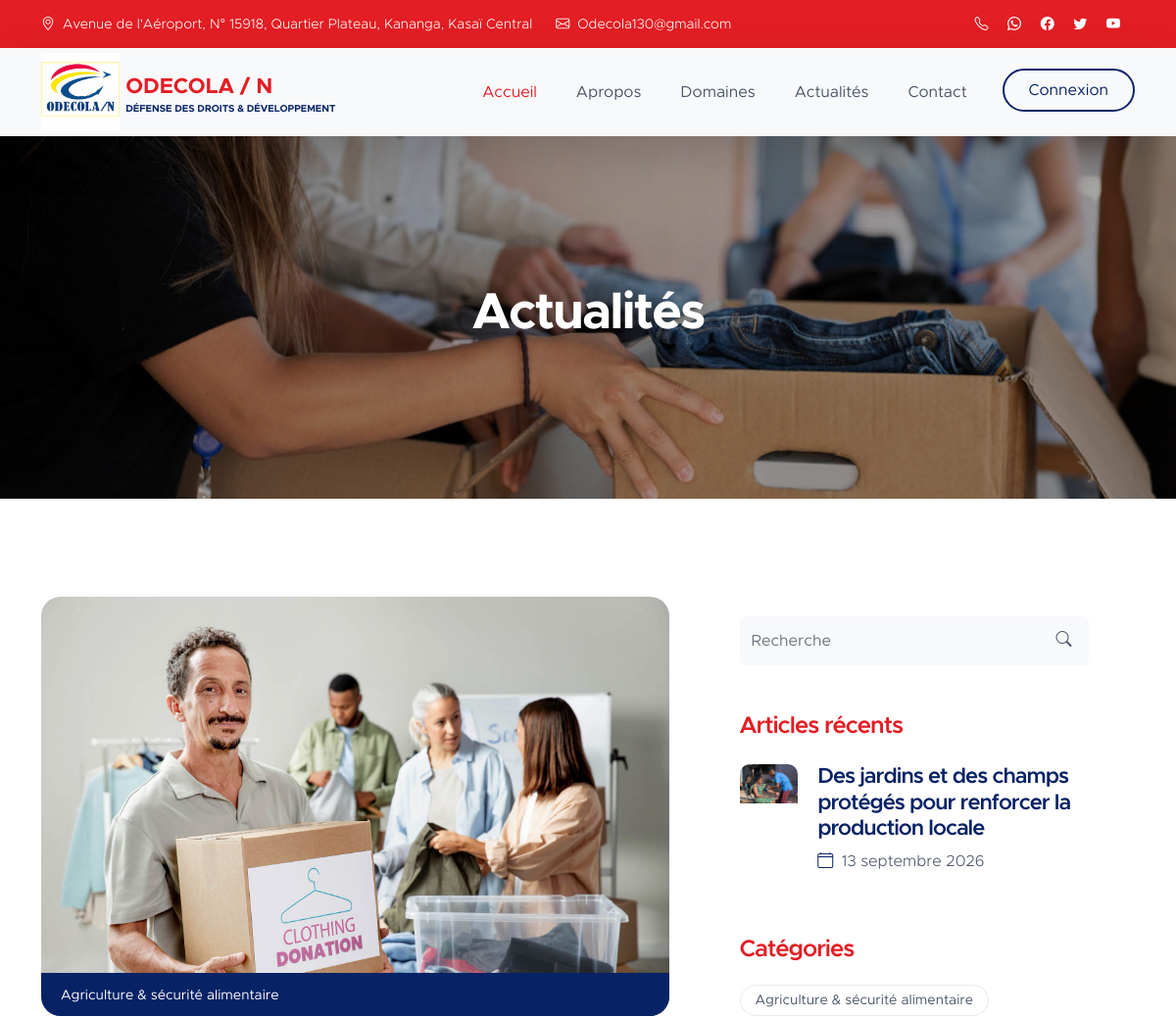
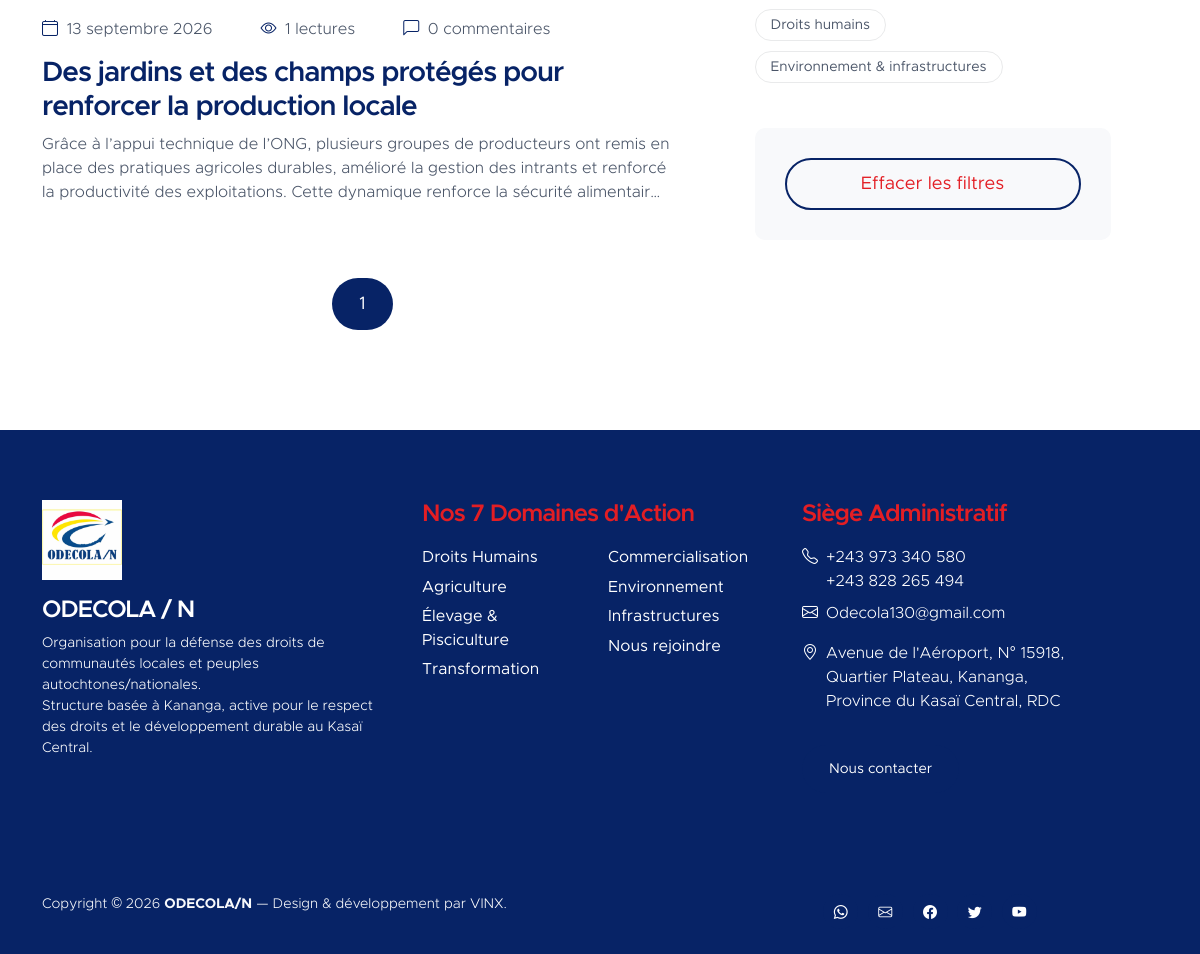
Page /actualites/?categorie=3 on the committed database (2 pictures, top to bottom).
### odecola/models.py (models this page shows, shortened)
class Article(models.Model):
    titre = models.CharField(max_length=255)
    slug = models.SlugField(max_length=255, unique=True)
    contenu = models.TextField()
    created_at = models.DateTimeField(auto_now_add=True)
    updated_at = models.DateTimeField(auto_now=True)
    is_active = models.BooleanField(default=True)
    image = models.ImageField(upload_to='articles/', blank=True, null=True)
    class Meta:
        verbose_name = "Article"
        verbose_name_plural = "Articles"

class CategorieArticle(models.Model):
    article = models.ForeignKey(Article, on_delete=models.CASCADE, related_name="categorie_articles")
    categorie = models.ForeignKey(Categorie, on_delete=models.CASCADE, related_name="articles_associes")
    created_at = models.DateTimeField(auto_now_add=True)
    class Meta:
        unique_together = ("article", "categorie")
        verbose_name = "Catégorie d'article"
        verbose_name_plural = "Catégories d'articles"

class Categorie(models.Model):
    nom = models.CharField(max_length=100, unique=True)
    description = models.TextField(blank=True)
    created_at = models.DateTimeField(auto_now_add=True)
    class Meta:
        verbose_name = "Catégorie"
        verbose_name_plural = "Catégories"

### odecola/views.py (the view)
# urls.py: path('actualites/', views.blog, name='blog'),
def blog(request):
    query = request.GET.get('q', '').strip()
    category_id = request.GET.get('categorie', '').strip()
    articles = Article.objects.filter(is_active=True).annotate(
        nombre_commentaires=Count('commentaires', distinct=True),
        nombre_lectures=Count('lectures', distinct=True),
    ).order_by('-created_at')
    if query:
        articles = articles.filter(
            Q(titre__icontains=query)
            | Q(contenu__icontains=query)
            | Q(categorie_articles__categorie__nom__icontains=query)
        ).distinct()
    if category_id.isdigit():
        articles = articles.filter(categorie_articles__categorie_id=int(category_id)).distinct()
    else:
        category_id = ''
    recent_articles = articles[:3]
    paginator = Paginator(articles, 6)
    page_obj = paginator.get_page(request.GET.get('page'))
    pagination_params = request.GET.copy()
    pagination_params.pop('page', None)
    categories = Categorie.objects.order_by('nom')
    return render(request, 'news.html', {
        'blog_active': 'active',
        'articles': page_obj.object_list,
        'page_obj': page_obj,
        'pagination_query': urlencode(pagination_params),
        'recent_articles': recent_articles,
        'categories': categories,
        'category_id': category_id,
        'query': query,
    })

### templates/news.html (shortened to what this page needs)
{% extends 'base.html' %}
{% load static %}
{% block content %}
    {% block actu %}
        <main id="section_5">
            <section class="news-detail-header-section text-center">
                <div class="section-overlay"></div>
                <div class="container">
                    <div class="row">
                        <div class="col-lg-12 col-12">
                            <h1 class="text-white">Actualités</h1>
                        </div>
                    </div>
                </div>
            </section>
            <section class="news-section section-padding">
                <div class="container">
                    <div class="row">
                        <div class="col-lg-7 col-12">
                        {% for article in articles %}
                            <div class="news-block">
                                <div class="news-block-top">
                                    <a href="{% url 'detail_article' article.slug %}">
                                    {% if article.image %}
                                        <img src="{{ article.image.url }}" class="news-image img-fluid" alt="{{ article.titre }}">
                                    {% else %}
                                        <img src="{% static 'images/news/medium-shot-volunteers-with-clothing-donations.jpg' %}" class="news-image img-fluid" alt="">
                                    {% endif %}
                                    </a>
                                    <div class="news-category-block">
                                        {% for categorie_article in article.categorie_articles.all|slice:':5' %}
                                        <a href="{% url 'blog' %}?categorie={{ categorie_article.categorie.id }}" class="category-block-link">
                                            {{ categorie_article.categorie.nom }}
                                        </a>
                                        {% endfor %}
                                    </div>
                                </div>
                                <div class="news-block-info">
                                    <div class="d-flex mt-2">
                                        <div class="news-block-date">
                                            <p>
                                                <i class="bi-calendar4 custom-icon me-1"></i>
                                                {{ article.created_at|date:"d F Y" }}
                                            </p>
                                        </div>
                                        <div class="news-block-author mx-5">
                                            <p>
                                                <i class="bi-eye custom-icon me-1"></i>
                                                {{ article.lectures.count }} lectures
                                            </p>
                                        </div>
                                        <div class="news-block-comment">
                                            <p>
                                                <i class="bi-chat-left custom-icon me-1"></i>
                                                {{ article.commentaires.count }} commentaires
                                            </p>
                                        </div>
                                    </div>
                                    <div class="news-block-title mb-2">
                                        <h4><a href="{% url 'detail_article' article.slug %}" class="news-block-title-link">{{ article.titre }}</a></h4>
                                    </div>
                                    <div class="news-block-body">
                                        <p>{{ article.contenu|striptags|truncatechars:250 }}</p>
                                    </div>
                                </div>
                            </div>
                        {% empty %}
                            <p>Aucun article publié pour le moment.</p>
                        {% endfor %}
                            <div class="mt-5" style="text-align:center">
                                {% for page_number in page_obj.paginator.page_range %}
                                    <a href="?{% if pagination_query %}{{ pagination_query }}&{% endif %}page={{ page_number }}" class="{% if page_number == page_obj.number %}custom-btn btn smoothscroll{% else %}nav-link custom-btn custom-border-btn btn{% endif %}">{{ page_number }}</a>
                                {% endfor %}
                            </div>
                        </div>
    {% endblock %}
                        <div class="col-lg-4 col-12 mx-auto mt-4 mt-lg-0">
                            <form class="custom-form search-form" method="get" action="{% url 'blog' %}" role="form">
                                <input class="form-control" type="search" placeholder="Recherche" aria-label="Recherche" name="q" value="{{ query }}">
                                <button type="submit" class="form-control">
                                    <i class="bi-search"></i>
                                </button>
                            </form>
                            <h5 class="mt-5 mb-3">Articles récents</h5>
                            {% for article in recent_articles %}
                            <div class="news-block news-block-two-col d-flex mt-4">
                                <div class="news-block-two-col-image-wrap">
                                    <a href="{% url 'detail_article' article.slug %}">
                                    {% if article.image %}
                                        <img src="{{ article.image.url }}" class="news-image img-fluid" alt="{{ article.titre }}">
                                    {% else %}
                                        <img src="{% static 'images/news/africa-humanitarian-aid-doctor.jpg' %}" class="news-image img-fluid" alt="">
                                    {% endif %}
                                    </a>
                                </div>
                                <div class="news-block-two-col-info">
                                    <div class="news-block-title mb-2">
                                        <h6><a href="{% url 'detail_article' article.slug %}" class="news-block-title-link">{{ article.titre }}</a></h6>
                                    </div>
                                    <div class="news-block-date">
                                        <p>
                                            <i class="bi-calendar4 custom-icon me-1"></i>
                                            {{ article.created_at|date:"d F Y" }}
                                        </p>
                                    </div>
                                </div>
                            </div>
                            {% empty %}
                            <p>Aucun article récent.</p>
                            {% endfor %}
                            <div class="tags-block mt-5">
                                <h5 class="mb-3">Catégories</h5>
                            {% for categorie in categories %}
                                <a href="{% url 'blog' %}?categorie={{ categorie.id }}" class="tags-block-link{% if category_id == categorie.id|stringformat:'s' %} active{% endif %}">
                                    {{ categorie.nom }}
                                </a>
                            {% empty %}
                                <p>Aucune catégorie associée.</p>
                            {% endfor %}
                            </div>
                            {% if category_id or query %}
                            <div class="custom-form subscribe-form">
                                <div class="col-lg-12 col-12">
                                    <a href="/actualites" class="nav-link custom-btn custom-border-btn btn">Effacer les filtres</a>
                                </div>
                            </div>
                            {% endif %}
                        </div>
                    </div>
                </div>
            </section>
        </main>
{% endblock %}

### odecola/static/css/templatemo-kind-heart-charity.css (style rules this page uses)
:root { --white-color: #ffffff; --primary-color: #E31E24; --secondary-color: #072366; --section-bg-color: #f8f9fb; --site-footer-bg-color: #072366; --custom-btn-bg-color: #072366; --custom-btn-bg-hover-color: #E31E24; --dark-color: #072366; --p-color: #4a5568; --border-color: #e9eaeb; --accent-color: #F4C430; --body-font-family: 'Metropolis', sans-serif; --h1-font-size: 52px; --h2-font-size: 46px; --h3-font-size: 32px; --h4-font-size: 28px; --h5-font-size: 24px; --h6-font-size: 22px; --p-font-size: 16px; --btn-font-size: 18px; --copyright-font-size: 14px; --border-radius-large: 100px; --border-radius-medium: 20px; --border-radius-small: 10px; --font-weight-light: 300; --font-weight-normal: 400; --font-weight-semibold: 600; --font-weight-bold: 700; }
body { background-color: var(--white-color); font-family: var(--body-font-family); }
h2, h3, h4, h5, h6 { color: var(--dark-color); }
h1, h2, h3, h4, h5, h6 { font-weight: var(--font-weight-semibold); letter-spacing: -1px; }
h1 { font-size: var(--h1-font-size); font-weight: var(--font-weight-bold); letter-spacing: -2px; }
h4 { font-size: var(--h4-font-size); }
h5 { color: var(--primary-color); font-size: var(--h5-font-size); }
h6 { font-size: var(--h6-font-size); }
p { color: var(--p-color); font-size: var(--p-font-size); font-weight: var(--font-weight-light); }
a, button { touch-action: manipulation; transition: all 0.3s; }
a { color: var(--p-color); text-decoration: none; }
.section-padding { padding-top: 100px; padding-bottom: 100px; }
.section-overlay { background: rgba(0, 0, 0, 0.35); position: absolute; top: 0; left: 0; pointer-events: none; width: 100%; height: 100%; }
.section-overlay + .container { position: relative; }
.custom-icon { color: var(--secondary-color); }
.custom-btn { background: var(--secondary-color); border: 2px solid transparent; border-radius: var(--border-radius-large); color: var(--white-color); font-size: var(--btn-font-size); font-weight: var(--font-weight-normal); line-height: normal; padding: 15px 25px; }
.custom-border-btn { background: transparent; border: 2px solid var(--custom-btn-bg-color); color: var(--primary-color); }
.news-detail-header-section { background-image: url('../images/news/close-up-volunteer-oganizing-stuff-donation.jpg'); background-repeat: no-repeat; background-position: center; background-size: cover; position: relative; padding-top: 150px; padding-bottom: 150px; }
.news-block-top { border-radius: var(--border-radius-medium); position: relative; overflow: hidden; }
.news-block-two-col-image-wrap { border-radius: var(--border-radius-small); position: relative; overflow: hidden; width: 150px; margin-right: 20px; }
.news-category-block { background: var(--secondary-color); position: absolute; bottom: 0; right: 0; left: 0; padding: 10px 20px; }
.news-category-block .category-block-link { color: var(--white-color); margin-right: 10px; }
.news-block-info { padding-top: 10px; padding-bottom: 10px; }
.news-block-title-link { color: var(--dark-color); }
.search-form { margin-top: 20px; }
.category-block, .subscribe-form { margin-top: 40px; margin-bottom: 40px; }
.category-block-link { font-size: var(--copyright-font-size); margin-top: 5px; margin-bottom: 5px; }
.tags-block-link { border: 1px solid var(--border-color); border-radius: var(--border-radius-medium); display: inline-block; font-size: var(--copyright-font-size); line-height: normal; margin-right: 10px; margin-top: 5px; margin-bottom: 5px; padding: 8px 15px; }
.custom-form .form-control, .input-group-file { background-color: var(--section-bg-color); box-shadow: none; border: 0; color: var(--p-color); margin-bottom: 24px; padding-top: 13px; padding-bottom: 13px; outline: none; }
.custom-form button[type="submit"] { background: var(--custom-btn-bg-color); border: none; border-radius: var(--border-radius-large); color: var(--white-color); font-size: var(--p-font-size); font-weight: var(--font-weight-semibold); transition: all 0.3s; margin-bottom: 0; }
.search-form { position: relative; }
.search-form .form-control { padding-right: 50px; }
.search-form button[type="submit"] { background: transparent; position: absolute; top: 0; right: 0; color: var(--p-color); width: 50px; padding: 12px; }
.subscribe-form { background: var(--section-bg-color); border-radius: var(--border-radius-small); padding: 30px; }

### rows in the picture
Article: created_at "13 septembre 2026", lectures.count "1", commentaires.count "0", titre "Des jardins et des champs protégés pour renforcer la production locale", contenu "Grâce à l’appui technique de l’ONG, plusieurs groupes de producteurs ont remis en place des pratiques agricoles durables, amélioré la gestion des intrants et renforcé la productivité des exploitations. Cette dynamique renforce la sécurité alimentair…"
CategorieArticle: categorie.nom "Agriculture & sécurité alimentaire"
Categorie: nom "Agriculture & sécurité alimentaire"
Categorie: nom "Droits humains"
Categorie: nom "Environnement & infrastructures"

### other values in the picture
{{ page_number }} "1"
